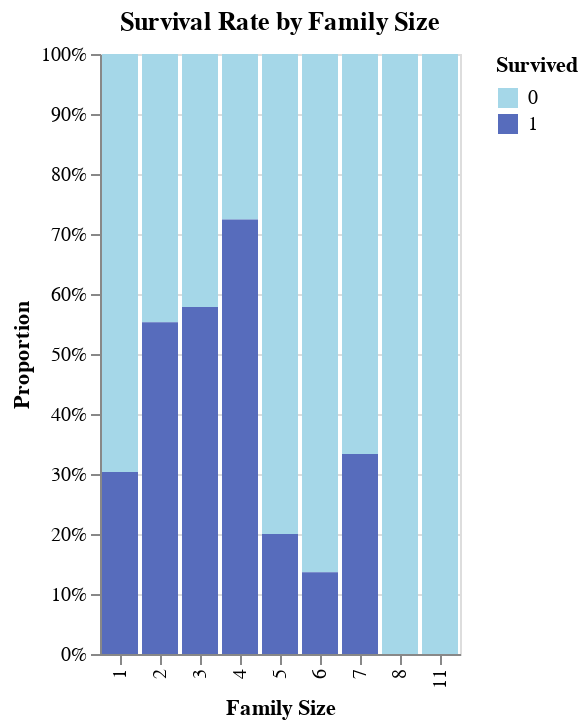

The notebook cell saved with this chart:
### Markdown cell above
From the original analysis, family size clearly had an impact on survival rate. Based on our above plot, it may be that class or sex has interaction effects with family size.
Possible interaction with pclass was explored but the results were insignificant. Lets investigate interaction with the Sex feature.
First, above is the survival rate split only on sex. We see that females have a 75% chance of survival whereas males have 20.

### Code cell
proportion_chart(all_df, x="Family Size", group="Survived", title="Survival Rate by Family Size")

### Figure 1 — Vega-Lite specification as saved in the notebook (floating-point values rounded to 4 significant figures)
{"config": {"view": {"continuousWidth": 300, "continuousHeight": 300}}, "data": {"name": "data-8cc26f17b1526bd2aff1d78bf94df066"}, "mark": {"type": "bar"}, "encoding": {"color": {"field": "Survived", "scale": {"range": ["#A5D7E8", "#576CBC", "#19376D", "#0b2447"]}, "type": "nominal"}, "x": {"field": "Family Size", "title": "Family Size", "type": "nominal"}, "y": {"axis": {"format": "%"}, "field": "Proportion", "title": "Proportion", "type": "quantitative"}}, "title": "Survival Rate by Family Size", "$schema": "https://vega.github.io/schema/vega-lite/v5.20.1.json", "datasets": {"data-8cc26f17b1526bd2aff1d78bf94df066": [{"Family Size": 1, "Survived": 0.0, "Count": 374, "Total": 537, "Proportion": 0.6965}, {"Family Size": 1, "Survived": 1.0, "Count": 163, "Total": 537, "Proportion": 0.3035}, {"Family Size": 2, "Survived": 0.0, "Count": 72, "Total": 161, "Proportion": 0.4472}, {"Family Size": 2, "Survived": 1.0, "Count": 89, "Total": 161, "Proportion": 0.5528}, {"Family Size": 3, "Survived": 0.0, "Count": 43, "Total": 102, "Proportion": 0.4216}, {"Family Size": 3, "Survived": 1.0, "Count": 59, "Total": 102, "Proportion": 0.5784}, {"Family Size": 4, "Survived": 0.0, "Count": 8, "Total": 29, "Proportion": 0.2759}, {"Family Size": 4, "Survived": 1.0, "Count": 21, "Total": 29, "Proportion": 0.7241}, {"Family Size": 5, "Survived": 0.0, "Count": 12, "Total": 15, "Proportion": 0.8}, {"Family Size": 5, "Survived": 1.0, "Count": 3, "Total": 15, "Proportion": 0.2}, {"Family Size": 6, "Survived": 0.0, "Count": 19, "Total": 22, "Proportion": 0.8636}, {"Family Size": 6, "Survived": 1.0, "Count": 3, "Total": 22, "Proportion": 0.1364}, {"Family Size": 7, "Survived": 0.0, "Count": 8, "Total": 12, "Proportion": 0.6667}, {"Family Size": 7, "Survived": 1.0, "Count": 4, "Total": 12, "Proportion": 0.3333}, {"Family Size": 8, "Survived": 0.0, "Count": 6, "Total": 6, "Proportion": 1.0}, {"Family Size": 11, "Survived": 0.0, "Count": 7, "Total": 7, "Proportion": 1.0}]}}
